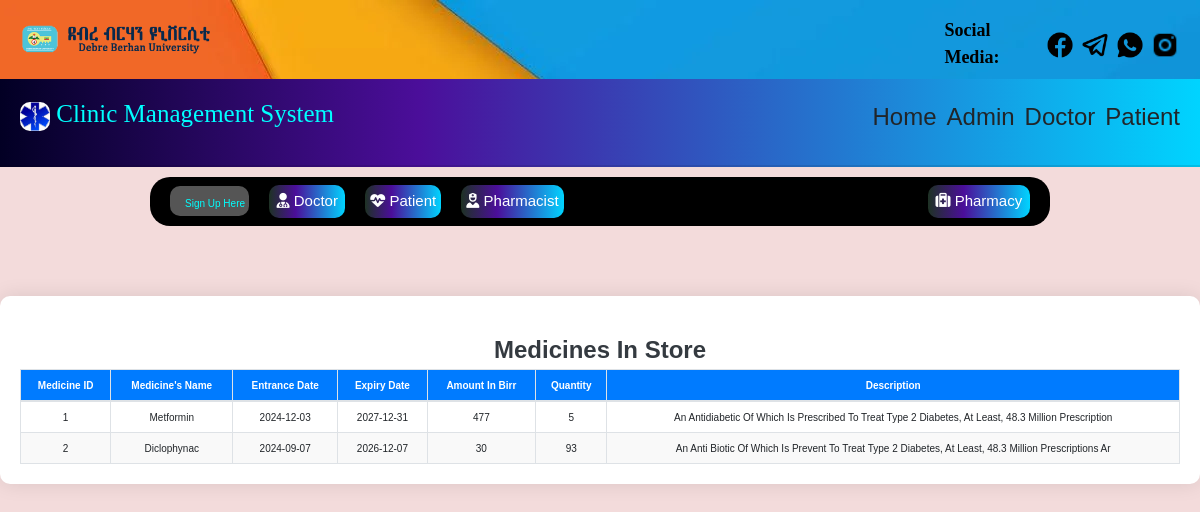
The page /pharmacy.php on the database its author committed.
### tables this page shows
CREATE TABLE `pharmacy` (
  `medicine_id` int(100) NOT NULL,
  `medicine_name` varchar(100) NOT NULL,
  `date_enter` varchar(100) NOT NULL,
  `expire_date` varchar(100) NOT NULL,
  `pharmacist_rec` varchar(100) NOT NULL,
  `amount` varchar(100) NOT NULL,
  `quantity` int(11) NOT NULL,
  `description` varchar(1000) NOT NULL
);

### pharmacy.php (the view, shortened to what this page needs)
<!DOCTYPE html>
<html lang="en">
<head>
    <link rel="stylesheet" href="https://cdn.jsdelivr.net/npm/bootstrap@4.6.2/dist/css/bootstrap.min.css">
    <link rel="stylesheet" href="https://cdn.jsdelivr.net/npm/@fortawesome/fontawesome-free@6.4.2/css/all.min.css">
</head>
<body>
    <?php
    include("include/header.php");
    include("include/connection.php");
    ?>
    <div class="container-fluid table-container">
        <h5 class="text-center">Medicines in Store</h5>
        <table class="table table-bordered table-hover">
            <thead>
                <tr>
                    <th>Medicine ID</th>
                    <th>Medicine's Name</th>
                    <th>Entrance Date</th>
                    <th>Expiry Date</th>
                    <th>Amount in Birr</th>
                    <th>Quantity</th>
                    <th>Description</th>
                </tr>
            </thead>
            <tbody>
            <?php
            $sql = "SELECT * FROM pharmacy";
            $result = mysqli_query($conn, $sql);
            if (mysqli_num_rows($result) > 0) {
                while ($row = mysqli_fetch_assoc($result)) {
                    echo "<tr>";
                    echo "<td>{$row['medicine_id']}</td>";
                    echo "<td>{$row['medicine_name']}</td>";
                    echo "<td>{$row['date_enter']}</td>";
                    echo "<td>{$row['expire_date']}</td>";
                    echo "<td>{$row['amount']}</td>";
                    echo "<td>{$row['quantity']}</td>";
                    echo "<td>{$row['description']}</td>";
                    echo "</tr>";
                }
            }
            ?>
            </tbody>
        </table>
    </div>
</body>
</html>

### style.css (style rules this page uses)
:root { --darkblue: #001861; --nav: #63d1fc; --black: #333; --white: #fff; --light-grey: #DCDCDC; --light-color: #666; --light-bg: #eee; --border: .2rem solid rgba(0, 0, 0, .1); --box-shadow: 0 .5rem 1rem rgba(0, 0, 0, .1); }
*, *::before, *::after { margin: 0; padding: 0; box-sizing: border-box; outline: none; border: none; text-decoration: none !important; text-transform: capitalize; }
html { font-size: 62.5%; overflow-x: hidden; scroll-behavior: smooth; scroll-padding-top: 6.5rem; }
body { font-family: Arial, sans-serif; }

### pharmacy.php (style rules this page uses)
body { background-color: #f8f9fa; font-family: 'Poppins', sans-serif; }
.table-container { margin: 50px auto; padding: 20px; background: #fff; border-radius: 10px; box-shadow: 0px 0px 20px rgba(0, 0, 0, 0.1); }
.table { margin-bottom: 0; }
.table thead th { background-color: #007bff; color: #fff; text-align: center; vertical-align: middle; }
.table tbody td { text-align: center; vertical-align: middle; }
.table tbody tr:nth-child(even) { background-color: #f9f9f9; }
.text-center { margin-top: 20px; font-size: 24px; font-weight: 600; color: #343a40; }

### include/header.php (style rules this page uses)
* { padding: 0; margin: 0; box-sizing: border-box; }
body { background: #f3dbdb; }

### rows shown on the page
pharmacy: medicine_id "1", medicine_name "Metformin", date_enter "2024-12-03", expire_date "2027-12-31", amount "477", quantity "5", description "An Antidiabetic Of Which Is Prescribed To Treat Type 2 Diabetes, At Least, 48.3 Million Prescription"
pharmacy: medicine_id "2", medicine_name "Diclophynac", date_enter "2024-09-07", expire_date "2026-12-07", amount "30", quantity "93", description "An Anti Biotic Of Which Is Prevent To Treat Type 2 Diabetes, At Least, 48.3 Million Prescriptions Ar"
